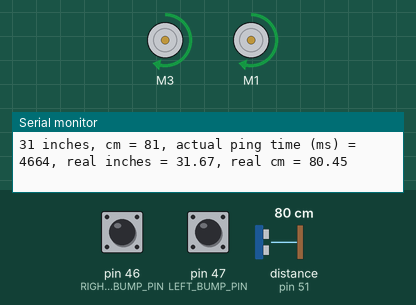
This sketch was run on a simulated Arduino Mega 2560, built with avr-gcc and run on an emulated ATmega2560. On the bench: 2 × DC motor (green arrow = forward, orange = backward, longer = faster), the last lines printed to the serial monitor. Inputs (shaded band) come from the test bench; at power-on: pin 46 (RIGHT_BUMP_PIN) HIGH, pin 47 (LEFT_BUMP_PIN) HIGH, distance to the obstacle (sensor on pin 51) 80 cm. The echo pulse lasts 58.3 µs per cm.

Above: at 3.2 s.
3.3 s: pin 46 (RIGHT_BUMP_PIN) pulled LOW for 0.15 s
At 3.7 s:
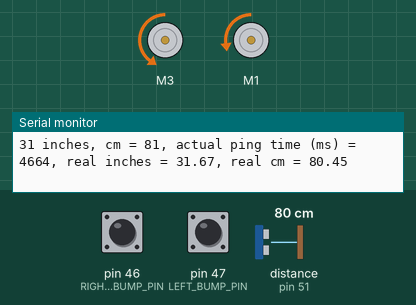
5.4 s: pin 47 (LEFT_BUMP_PIN) pulled LOW for 1 s
At 5.8 s:
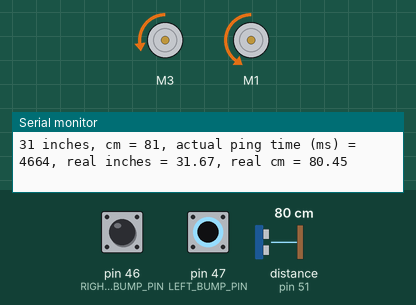
8.1 s: distance to the obstacle (sensor on pin 51) set to 28 cm
9.6 s: distance to the obstacle (sensor on pin 51) set to 22 cm
At 10.2 s:
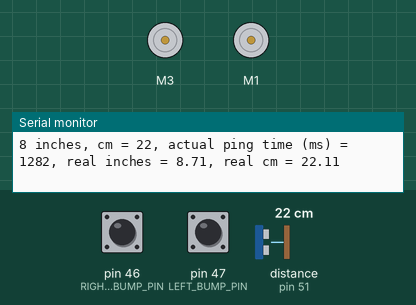
12.6 s: pin 46 (RIGHT_BUMP_PIN) pulled LOW for 1 s
At 13.1 s:
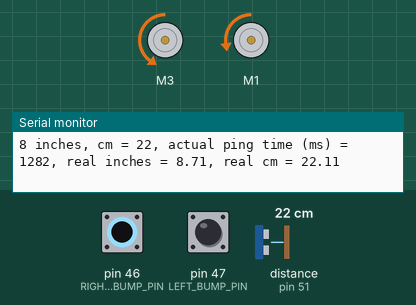
16.6 s: pin 47 (LEFT_BUMP_PIN) pulled LOW for 0.15 s
At 18.3 s:
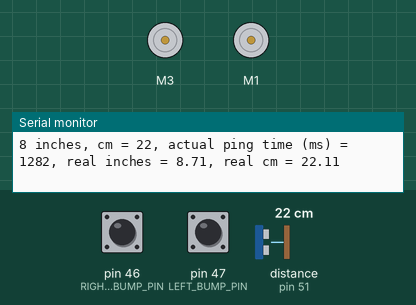
Timing chart, 0 to 19.8 s (numbered marks = the images above; inputs shaded):
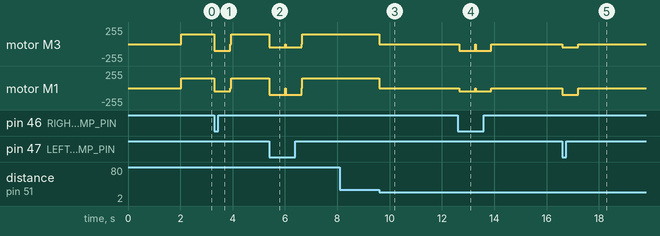

The sketch:

B3_Sonic_Jakob.ino
```cpp
/* B3_Sonic.ino

   Drive the TWO-WHEELED Bread Board Bot (BBbot, B^3)
   forward.   When a whisker bump sensor on either side hits something,
   back up and turn slightly away from that direction and resume
   forward path.

   Stop at a specified distance from an object directly ahead.

   Arduino: Arduino Mega 256 v3 Clone
   Motor Shield: Adafruit assembled Motor Shield for Arduino v2
   ---->  http://www.adafruit.com/products/1438

   Programmer: Dave Eslinger; June 13, 2015
   Revisions:
*/
#include <Wire.h>
#include <Adafruit_MotorShield.h>
#include <math.h>
#include <breadboardbot.h>
#include <NewPing.h>

// Create the motor shield object with the default I2C address
Adafruit_MotorShield AFMS = Adafruit_MotorShield();

/* Define Constants */

// IO Pins used
const byte LEFT_BUMP_PIN = 47;    // Define DIGITAL Pins for left
const byte RIGHT_BUMP_PIN = 46;   // and right bump sensors
const byte SONIC_TRIGGER_PIN = 50;
const byte SONIC_ECHO_PIN = 51;

// Parameters controlling program behavior
// Bump behavior
const byte FORWARD_SPEED = 150;   // Define normal speeds
const byte BACKWARD_SPEED = 100;  // and backup/turn speed
const int  TURN_DURATION = 600;   // Turn length in milliseconds

// Sonic sensor
const float TARGET_DISTANCE_INCHES = 10;
const int MAX_SONIC_DISTANCE = 500;      // cm, optional, 500 cm is default

// Define 'ports' for motors.
const byte LEFT_MOTOR_PORT = 3;
const byte RIGHT_MOTOR_PORT = 1;
// Create pointers to motor control objects
Adafruit_DCMotor *motorLeft = AFMS.getMotor(LEFT_MOTOR_PORT);
Adafruit_DCMotor *motorRight = AFMS.getMotor(RIGHT_MOTOR_PORT);

/* Define new untrasonic sensor with trigger & echo pins and
   the maximum distance to be sensed. */
NewPing sonic(SONIC_TRIGGER_PIN, SONIC_ECHO_PIN, MAX_SONIC_DISTANCE);

void setup(void){
  AFMS.begin();  // create with the default frequency 1.6KHz
  // Turn off all motors to start, just a good habit
  motorLeft->run(RELEASE);
  motorRight->run(RELEASE);
  Serial.begin(9600);  //Begin serial communcation

  /*Set up Bump Pins with Arduino internal pullup resistors
    This will make them always high unless a bump switch is hit,
    which will make a connection to ground and they will read low. */
  pinMode(LEFT_BUMP_PIN,INPUT_PULLUP);
  pinMode(RIGHT_BUMP_PIN,INPUT_PULLUP);

  //  pinMode(SONIC_TRIGGER_PIN,OUTPUT);
  //  pinMode(SONIC_ECHO_PIN,INPUT);
  delay(2000);  // Two second delay to get the robot placed
}

void loop(){
  // Test some of the sonic library functions:
  int inches = sonic.ping_in();
  Serial.print(inches);
  Serial.print(" inches, cm = ");
  Serial.print(sonic.ping_cm());
  Serial.print(", actual ping time (ms) = ");
  int ping_milli = sonic.ping();
  Serial.print(ping_milli);
  Serial.print(", real inches = ");
  Serial.print(Distance_inches(ping_milli));
  Serial.print(", real cm = ");
  Serial.println(Distance_cm(ping_milli));
  // delay(100); // Just to slow things down

  /*  Assuming no switches closed initially.  Drive forward: */
  motorLeft->setSpeed(FORWARD_SPEED);
  motorRight->setSpeed(FORWARD_SPEED);
  while(digitalRead(LEFT_BUMP_PIN) && digitalRead(RIGHT_BUMP_PIN)
	&& Distance_inches(sonic.ping()) > TARGET_DISTANCE_INCHES) {
    motorLeft->run(FORWARD);
    motorRight->run(FORWARD);
  }

  /* If you got here, one of the bump switches was closed or B^3 is too
     close to something straight ahead */

  /* First check the LEFT sensor: */
  if(! digitalRead(LEFT_BUMP_PIN)) { // the LEFT side switch was bumped
    motorLeft->setSpeed(BACKWARD_SPEED/2); // Slowly back up and turn to right
    motorRight->setSpeed(BACKWARD_SPEED);
    motorLeft->run(BACKWARD);
    motorRight->run(BACKWARD);
    delay(TURN_DURATION);                  // for specified duration
    motorLeft->run(RELEASE);               // Then stop power to the motors
    motorRight->run(RELEASE);              // and move to next section of code
  }
  /* Then check the right sensor: */
  else if(! digitalRead(RIGHT_BUMP_PIN)) { // the RIGHT side switch was bumped
    motorLeft->setSpeed(BACKWARD_SPEED); // Slowly back up and turn to left
    motorRight->setSpeed(BACKWARD_SPEED/2);
    motorLeft->run(BACKWARD);
    motorRight->run(BACKWARD);
    delay(TURN_DURATION);                 // for specified duration
    motorLeft->run(RELEASE);               // Then stop power to the motors
    motorRight->run(RELEASE);              // and move to next section of code
  }
  /* It must have been the sonar sensor */
  else {
    motorLeft->run(RELEASE);   // So stop power to the motors
    motorRight->run(RELEASE);  // and move to next section of code
  }

  /*That is all!  Now go back to the beginning of the loop and
     drive straight ahead until somehting is bumped. */
}

/* float Distance_inches(int ping) { */
/*   float inches_per_sec = 13582.67;  // Equivalent to 345 m/s */
/*   return ping * inches_per_sec * 1e-6 *0.5; */
/* } */

/* float Distance_cm(int ping) { */
/*   float cm_per_sec = 34500.;        // Equivalent to 345 m/s */
/*   return ping * cm_per_sec * 1e-6 *0.5; */
/* } */
```

Measured:
- the behaviour switches between 26 and 25 cm on distance to the obstacle (sensor on pin 51) (found by bisection; images 2 and 3)
- after the input at 3.3 s, motor M3: forward 150/255 → backward 100/255 at once, → forward 150/255 0.60 s later; motor M1: forward 150/255 → backward 50/255 at once, → forward 150/255 0.60 s later
- after the input at 5.4 s, motor M3: forward 150/255 → backward 50/255 at once, → forward 150/255 1.2 s later; motor M1: forward 150/255 → backward 100/255 at once, → forward 150/255 1.2 s later
- after the input at 8.1 s, every drawn part: stays the same
- after the input at 9.6 s, motor M3, motor M1: forward 150/255 → stopped at once
- after the input at 12.6 s, motor M3: stopped → backward 100/255 after 0.07 s, → stopped 1.2 s later; motor M1: stopped → backward 50/255 after 0.07 s, → stopped 1.2 s later
- after the input at 16.6 s, motor M3: stopped → backward 50/255 at once, → stopped 0.60 s later; motor M1: stopped → backward 100/255 at once, → stopped 0.60 s later
